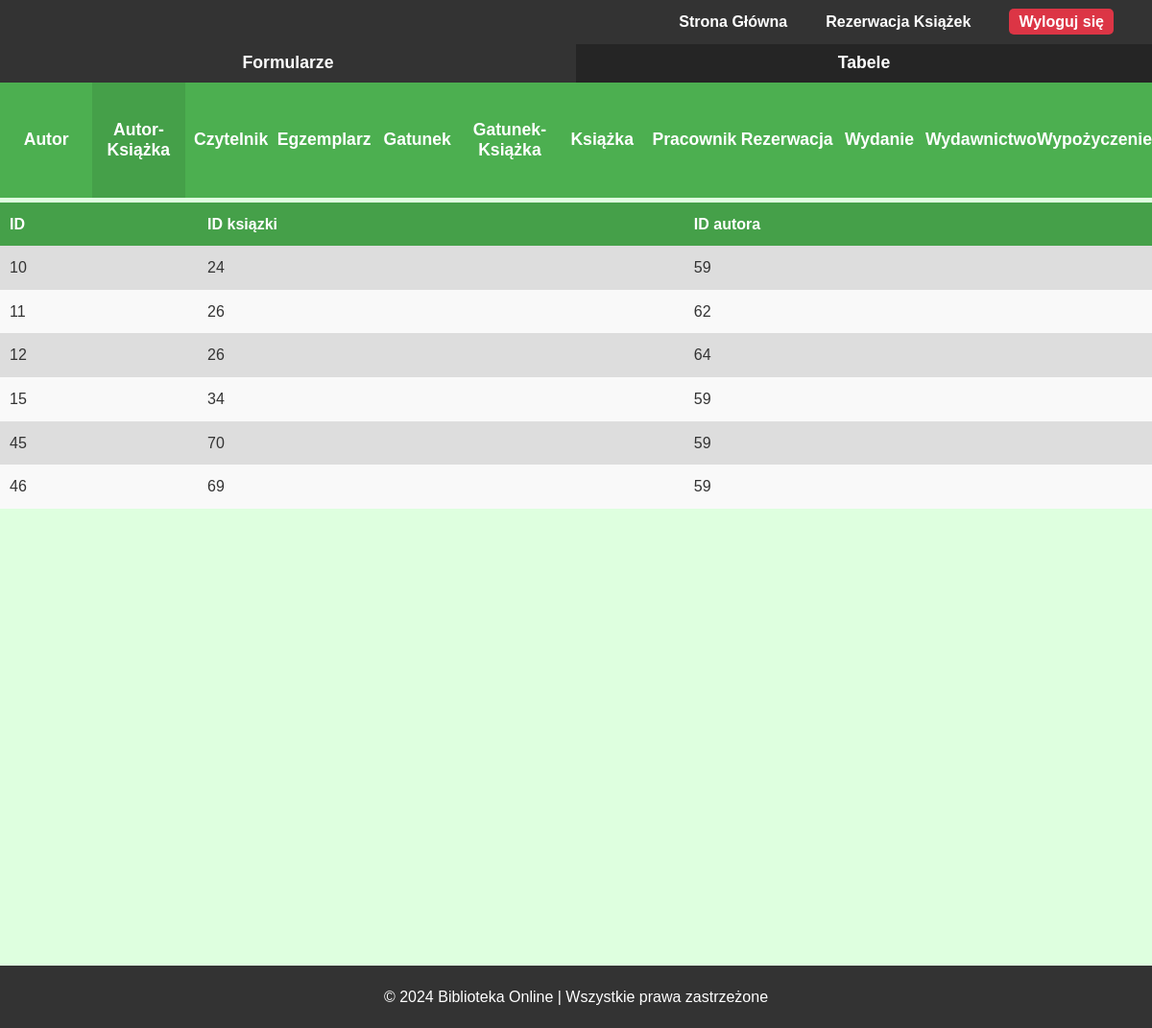
/php/admin/tabele/main_tabela.php?tabela=autor_ksiazki (signed in), run on an earlier commit of the app's database.
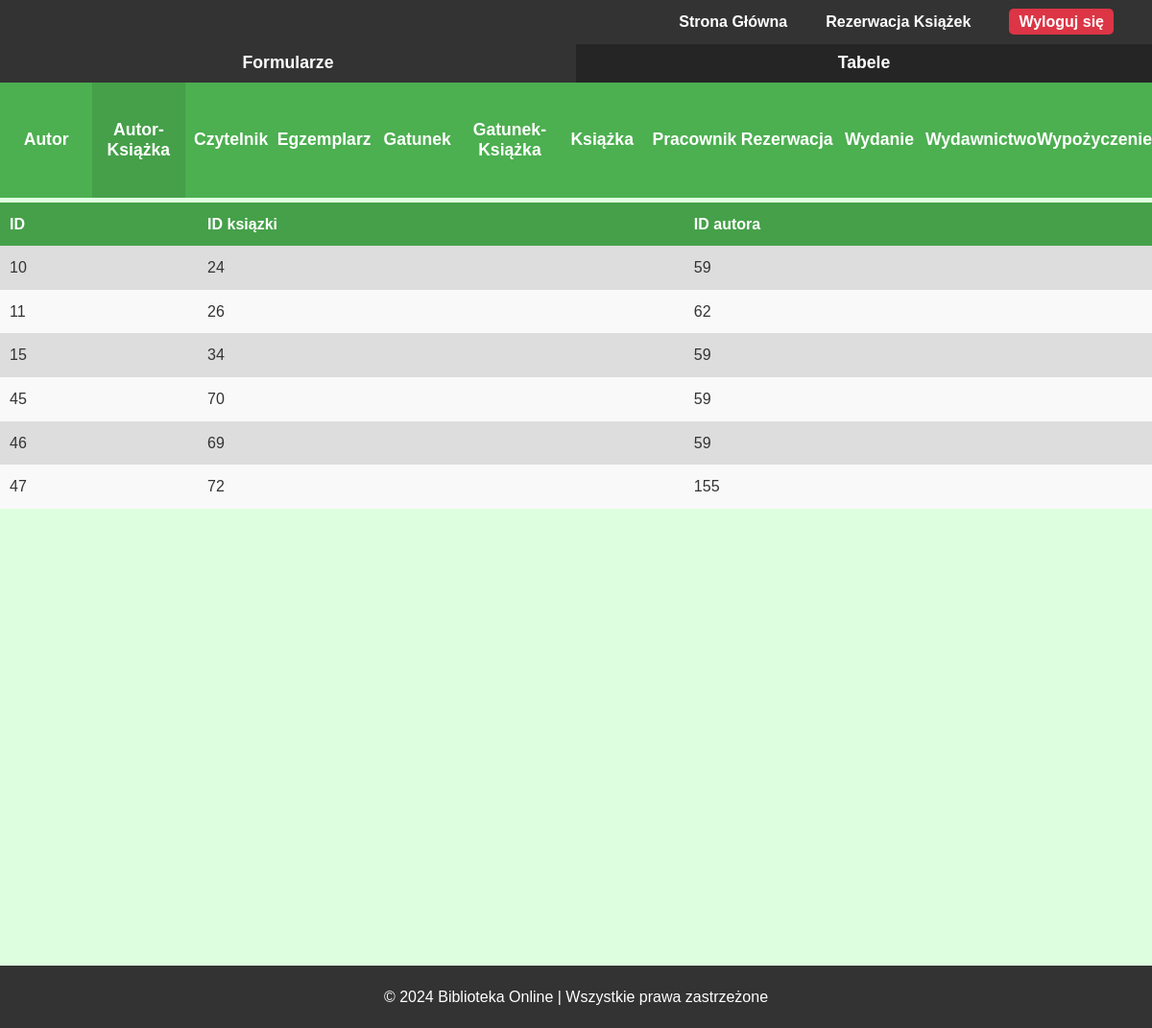
And on a later commit of the database.
### tables this page shows
CREATE TABLE `autor_ksiazki` (
  `ID` int(11) NOT NULL,
  `ID_ksiazki` int(11) NOT NULL,
  `ID_autora` int(11) NOT NULL
);

### php/admin/tabele/autor_ksiazki_tabela.php (the view)
<section id="tabela">
    <?php
    $sql = "SELECT * FROM autor_ksiazki";
    $result = $conn->query($sql);
    echo "<table>";
    echo "<thead>
            <tr>
                <th>ID</th>
                <th>ID ksiązki</th>
                <th>ID autora</th>
            </tr>
        </thead>";
    echo "<tbody>";
    if ($result->num_rows > 0)
    {
        while ($row = $result->fetch_assoc())
        {
            echo "<tr>
                    <td>" . $row["ID"] . "</td>
                    <td>" . $row["ID_ksiazki"] . "</td>
                    <td>" . $row["ID_autora"] . "</td>
                </tr>";
        }
    }
    else
    {
        echo "<tr>
                <td colspan='3' class='no-data'>Brak danych</td>
            </tr>";
    }
    echo "</tbody>";
    echo "</table>";
    ?>
</section>

### php/admin/tabele/main_tabela.php (shortened to what this page needs)
<?php
$tabela = isset($_GET['tabela']) ? $_GET['tabela'] : null;
?>
<!DOCTYPE html>
<html lang="pl">
<head>
    <link rel="stylesheet" href="css/style.css">
    <link rel="stylesheet" href="css/admin.css">
</head>
<body>
    <header>
        <nav>
            <ul>
                <li><a href="/Biblioteka/index.php">Strona Główna</a></li>
                <li><a href="/Biblioteka/php/reservation.php">Rezerwacja Książek</a></li>
                <?php if(isset($_SESSION['user_id'])): ?>
                    <li><a href="/Biblioteka/php/logout.php" id="logoutBtn">Wyloguj się</a></li>
                <?php else: ?>
                    <li><a href="/Biblioteka/php/login.php">Zaloguj się</a></li>
                <?php endif; ?>
            </ul>
        </nav>
    </header>
    <section id="pasek">
        <ul>
            <li><a href="php/admin/formularze/main_formularz.php?formularz=<?php echo $tabela; ?>"><button>Formularze</button></a></li>
            <li><button disabled>Tabele</button></li>
        </ul>
    </section>
    <section id="panel">
        <ul>
            <?php
            $tabele = [
                'autor' => 'Autor',
                'autor_ksiazki' => 'Autor-Książka',
                'czytelnik' => 'Czytelnik',
                'egzemplarz' => 'Egzemplarz',
                'gatunek' => 'Gatunek',
                'gatunek_ksiazki' => 'Gatunek-Książka',
                'ksiazka' => 'Książka',
                'pracownik' => 'Pracownik',
                'rezerwacja' => 'Rezerwacja',
                'wydanie' => 'Wydanie',
                'wydawnictwo' => 'Wydawnictwo',
                'wypozyczenie' => 'Wypożyczenie'
            ];
            foreach ($tabele as $key => $value) {
                if ($tabela === $key) {
                    echo "<li><button disabled>$value</button></li>";
                } else {
                    echo "<li><a href='php/admin/tabele/main_tabela.php?tabela=$key'><button>$value</button></a></li>";
                }
            }
            ?>
        </ul>
    </section>
    <?php
        if ($tabela && array_key_exists($tabela, $tabele)){
            include(BASE_PATH . 'php/admin/tabele/' . $tabela . '_tabela.php');
        }
        else {
            echo "<p>Brak tabeli</p>";
        }
    ?>
    <footer>
        <p>&copy; 2024 Biblioteka Online | Wszystkie prawa zastrzeżone</p>
    </footer>
</body>
</html>

What changed in the data, as far as the page shows it:
removed autor_ksiazki: ID "12", ID_ksiazki "26", ID_autora "64"
added autor_ksiazki: ID "47", ID_ksiazki "72", ID_autora "155"
